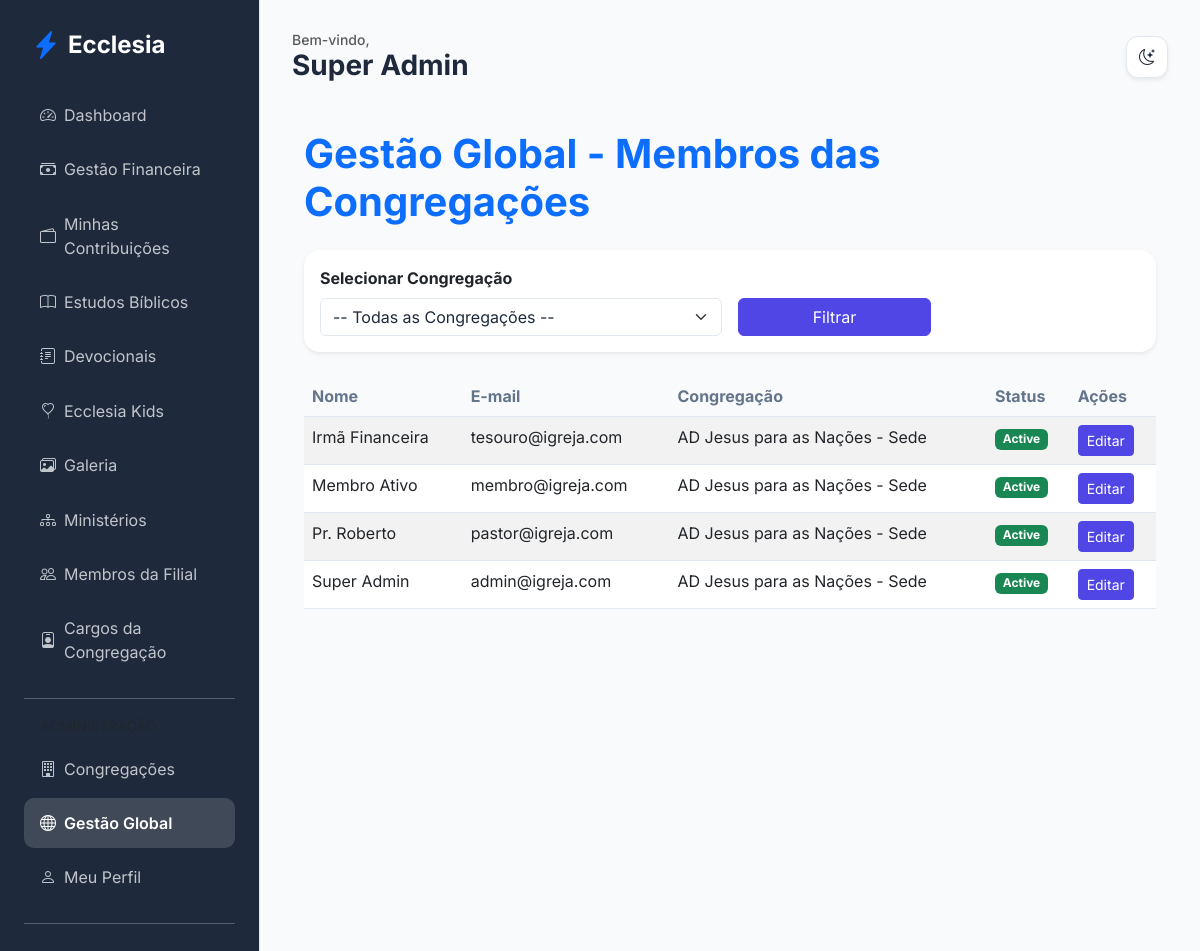
The app's page /admin/members (signed in), older data.
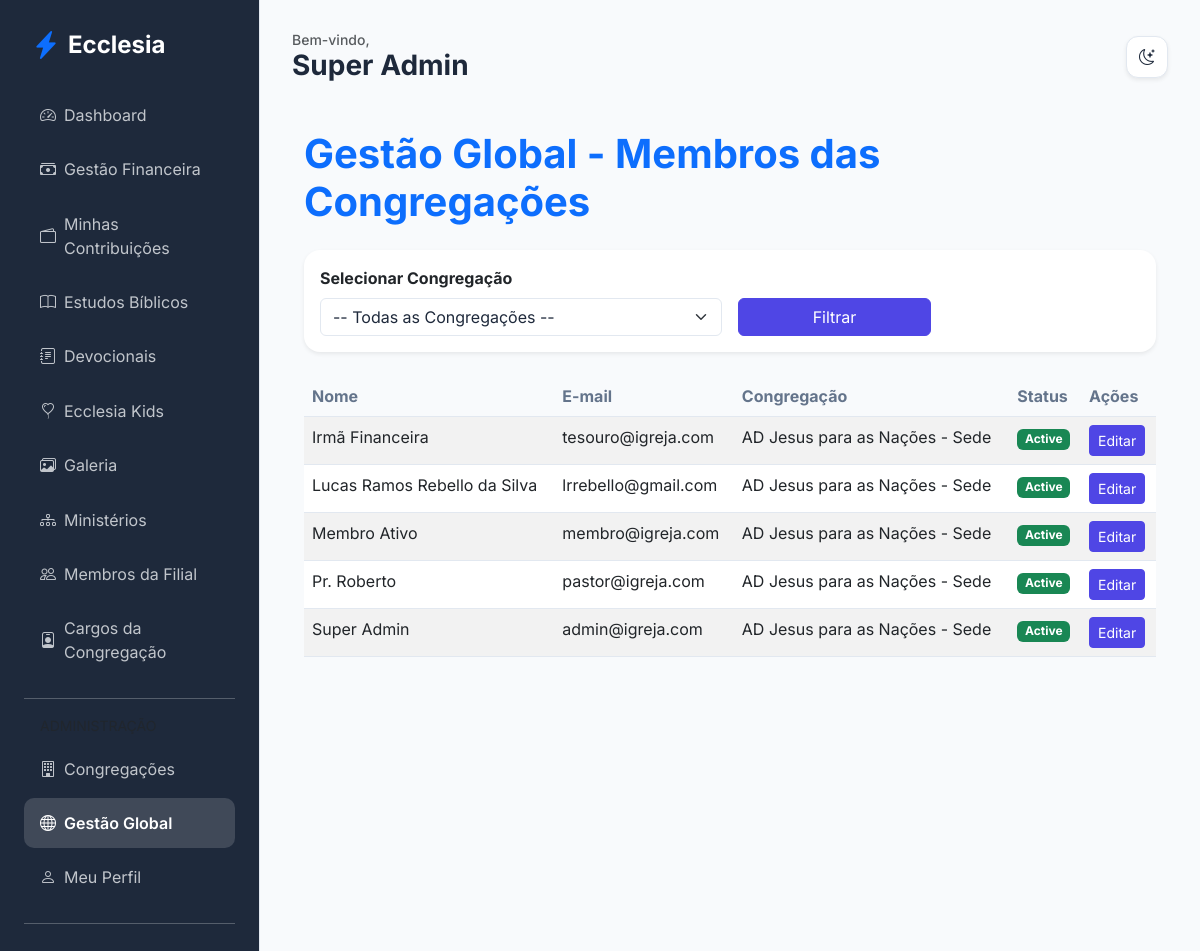
The same page, newer data.
### app/core/models.py (models this page shows, shortened)
class User(db.Model, UserMixin):
    id = db.Column(db.Integer, primary_key=True)
    name = db.Column(db.String(100), nullable=False)
    email = db.Column(db.String(120), unique=True, nullable=False)
    password_hash = db.Column(db.String(128))
    birth_date = db.Column(db.Date)
    gender = db.Column(db.String(20))
    documents = db.Column(db.String(200)) # Flexível para diferentes países
    tax_id = db.Column(db.String(20), nullable=True)  # NIF (PT), CPF/CNPJ (BR), etc.
    address = db.Column(db.Text)
    phone = db.Column(db.String(50))
    profile_photo = db.Column(db.String(255), nullable=True)
    status = db.Column(db.String(20), default='pending') # pending, active, rejected
    is_email_verified = db.Column(db.Boolean, default=False)
    email_verification_token = db.Column(db.String(100), unique=True, nullable=True)
    data_consent = db.Column(db.Boolean, default=False)
    data_consent_date = db.Column(db.DateTime)
    marketing_consent = db.Column(db.Boolean, default=False)
    is_ministry_leader = db.Column(db.Boolean, default=False)
    church_id = db.Column(db.Integer, db.ForeignKey('church.id'))
    family_id = db.Column(db.Integer, db.ForeignKey('family.id'), nullable=True)
    church_role_id = db.Column(db.Integer, db.ForeignKey('church_role.id'), nullable=True)
    ministries = db.relationship('Ministry', secondary=member_ministries, backref=db.backref('members', lazy='dynamic'))
    can_manage_ministries = db.Column(db.Boolean, default=False)
    can_manage_media = db.Column(db.Boolean, default=False)
    can_publish_devotionals = db.Column(db.Boolean, default=False)
    can_approve_members = db.Column(db.Boolean, default=False)
    can_manage_finance = db.Column(db.Boolean, default=False)
    can_manage_kids = db.Column(db.Boolean, default=False)
    can_manage_events = db.Column(db.Boolean, default=False)

class Church(db.Model):
    id = db.Column(db.Integer, primary_key=True)
    name = db.Column(db.String(100), nullable=False)
    address = db.Column(db.String(200))
    city = db.Column(db.String(100))
    country = db.Column(db.String(100))
    nif = db.Column(db.String(20)) # Número de Contribuinte
    email = db.Column(db.String(120))
    currency_symbol = db.Column(db.String(5), default='R$')
    is_main = db.Column(db.Boolean, default=False)
    created_at = db.Column(db.DateTime, default=datetime.utcnow)
    members = db.relationship('User', backref='church', lazy=True)
    ministries = db.relationship('Ministry', backref='church', lazy=True)
    assets = db.relationship('Asset', backref='church', lazy=True)
    roles = db.relationship('ChurchRole', backref='church', lazy=True, cascade="all, delete-orphan")

### app/modules/admin/routes.py (the view)
@admin_bp.route('/members')
@login_required
def list_members():
    if not is_global_admin():
        flash('Acesso negado.', 'danger')
        return redirect(url_for('members.dashboard'))
    church_id = request.args.get('church_id', type=int)
    churches = Church.query.order_by(Church.name).all()
    if church_id:
        selected_church = Church.query.get(church_id)
        if selected_church:
            members = User.query.filter_by(church_id=church_id).order_by(User.name).all()
        else:
            members = []
            flash('Congregação não encontrada.', 'warning')
    else:
        selected_church = None
        members = User.query.order_by(User.name).all()
    return render_template(
        'admin/members.html',
        members=members,
        churches=churches,
        selected_church=selected_church,
        current_church_id=church_id
    )

### app/modules/admin/routes.py (called while the page is built)
def is_global_admin():
    return current_user.church_role and current_user.church_role.name == 'Administrador Global'

### app/templates/admin/members.html (shortened to what this page needs)
{% extends "base.html" %}
{% block content %}
<div class="container py-4">
    <h1 class="fw-bold text-primary mb-4">Gestão Global - Membros das Congregações</h1>
    <div class="card border-0 shadow-sm mb-4">
        <div class="card-body">
            <form method="GET" class="row g-3 align-items-end">
                <div class="col-md-6">
                    <label for="church_id" class="form-label fw-bold">Selecionar Congregação</label>
                    <select name="church_id" id="church_id" class="form-select" onchange="this.form.submit()">
                        <option value="">-- Todas as Congregações --</option>
                    </select>
                </div>
                <div class="col-md-3 d-flex align-items-end">
                    <button type="submit" class="btn btn-primary w-100">Filtrar</button>
                </div>
            </form>
        </div>
    </div>
    {% if members %}
    <div class="table-responsive">
        <table class="table table-hover table-striped">
            <thead class="table-dark">
                <tr>
                    <th>Nome</th>
                    <th>E-mail</th>
                    <th>Congregação</th>
                    <th>Status</th>
                    <th>Ações</th>
                </tr>
            </thead>
            <tbody>
                {% for member in members %}
                <tr>
                    <td>{{ member.name }}</td>
                    <td>{{ member.email }}</td>
                    <td>{{ member.church.name if member.church else 'Sem congregação' }}</td>
                    <td>
                        <span class="badge {{ 'bg-success' if member.status == 'active' else 'bg-warning' if member.status == 'pending' else 'bg-danger' }}">
                            {{ member.status|capitalize }}
                        </span>
                    </td>
                    <td>
                        <a href="{{ url_for('admin.edit_member', id=member.id) }}" class="btn btn-sm btn-primary">Editar</a>
                    </td>
                </tr>
                {% endfor %}
            </tbody>
        </table>
    </div>
    {% else %}
    <div class="alert alert-info text-center py-4">
        Nenhum membro encontrado para a seleção atual.
    </div>
    {% endif %}
</div>
{% endblock %}

### app/templates/base.html (shortened to what this page needs)
<!DOCTYPE html>
<html lang="pt-BR">
<head>
    <link href="https://cdn.jsdelivr.net/npm/bootstrap@5.3.0/dist/css/bootstrap.min.css" rel="stylesheet">
    <link href="https://cdn.jsdelivr.net/npm/bootstrap-icons@1.10.0/font/bootstrap-icons.css" rel="stylesheet">
    <link rel="stylesheet" href="{{ url_for('static', filename='css/premium.css') }}">
</head>
<body>
    {% if current_user.is_authenticated %}
    <div class="sidebar d-none d-lg-block">
        <div class="d-flex align-items-center mb-4 px-2">
            <i class="bi bi-lightning-charge-fill text-primary fs-3 me-2"></i>
            <h4 class="mb-0 fw-bold text-white">Ecclesia</h4>
        </div>
        {% include 'includes/_nav_links.html' %}
    </div>
    {% endif %}
    <div class="main-content {{ 'mx-auto' if not current_user.is_authenticated }}">
        {% if current_user.is_authenticated %}
        <header class="d-flex justify-content-between align-items-center mb-4 d-none d-lg-flex">
            <div>
                <h5 class="text-muted mb-0 small">Bem-vindo,</h5>
                <h3 class="fw-bold mb-0">{{ current_user.name }}</h3>
            </div>
            <div class="theme-toggle shadow-sm" onclick="toggleTheme()">
                <i class="bi bi-moon-stars" id="theme-icon"></i>
            </div>
        </header>
        {% endif %}
        {% block content %}{% endblock %}
    </div>
</body>
</html>

Row changes from the older to the newer data that the page shows:
added User: name "Lucas Ramos Rebello da Silva", email "lrrebello@gmail.com", church "AD Jesus para as Nações - Sede", status "Active"
